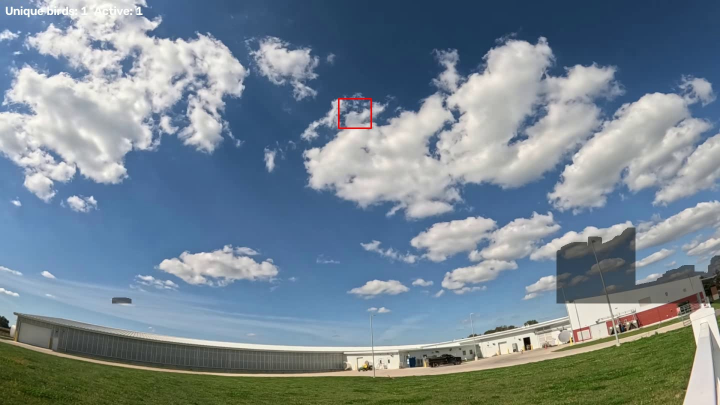
#> input picture batch_runs/test_runs/review/2026-09-29_A_busy.jpg, 1440 x 810 px (shown at 1/2 size)
$ python -i detection_v1.py   (imports and definitions only)   (older library calls are emulated)
#> lines starting #> are read from the running program, lines starting #| are printed output that depends on the picture
#> further down, picture is the input picture: shape (810, 1440, 3); mean B, G, R 145.9, 134.8, 118.5
import cv2
import json
import numpy as np
import math
import logging
import os
import pickle
import time

log = logging.getLogger("bird_counter")

# ── CPU load ───────────────────────────────────────────────────────────────────
# Multi-hour runs at OpenCV's default thread count (one per core) blue-screened the
# processing PC. 4 threads halves total CPU work for ~13% more wall time, with
# identical detections. Override with BIRD_CV_THREADS (0 = OpenCV default).
CV_THREADS = int(os.environ.get("BIRD_CV_THREADS", "4"))
# [2 lines not run here, left out]

# ── Checkpointing ──────────────────────────────────────────────────────────────
CHECKPOINT_INTERVAL_S            = 300   # save tracker state every 5 min of processing
# MOG2 can't be serialized, so on resume its background is rebuilt by replaying
# this many processed frames before the checkpoint (3x its history, so older frames
# that still weigh on the model are included too).
RESUME_WARMUP_FRAMES             = 450

# ── Profiling flag ─────────────────────────────────────────────────────────────
_PROFILE = False  # Set True to enable per-stage timing instrumentation

# ── Processing efficiency ──────────────────────────────────────────────────────
FRAME_SKIP                       = 2     # process every 2nd frame — birds visible 4+ frames still tracked
RESIZE_FACTOR                    = 0.75  # 75% scale — cuts work ~44% while keeping distant birds as 1-2px blobs

# ── Appearance filter ──────────────────────────────────────────────────────────
MIN_BIRD_AREA                    = 0      # 1px dots (very distant) pass
MAX_BIRD_AREA                    = 80000  # large nearby birds (e.g. 300×250px) pass
MIN_ASPECT_RATIO                 = 0.08   # elongated distant shapes allowed
MAX_ASPECT_RATIO                 = 12.0
MIN_BIRD_SOLIDITY                = 0.1    # tiny blobs have unreliable solidity

# Adaptive threshold — two-pass: small block for distant dots, larger for close birds
ADAPTIVE_BLOCK_SIZE              = 5      # fine-grained; catches 1-3px blobs
ADAPTIVE_C                       = 2
ADAPTIVE_BLOCK_SIZE_LARGE        = 21     # coarser; merges fragmented large-bird contours
ADAPTIVE_C_LARGE                 = 4

# ── Bird colour filter ────────────────────────────────────────────────────────
# Birds are dark (grey/black) silhouettes. The contrast check pad scales with
# blob size so large birds aren't self-cancelling.
BIRD_MAX_BLOB_VALUE              = 170   # grey-to-black birds (HSV V 0-170); bright sky is 180-240
BIRD_MIN_CONTRAST                = 20    # surround must be clearly brighter than the bird
# Minimum blob side-length (px) above which we use the large-block threshold pass
LARGE_BIRD_MIN_SIDE              = 20

# ── Cloud rejection ────────────────────────────────────────────────────────────
CLOUD_TEXTURE_THRESHOLD          = 18    # avg std-dev of local intensity
CLOUD_EDGE_DENSITY_THRESHOLD     = 0.04  # fraction of edge pixels
CLOUD_COLOR_UNIFORMITY_THRESHOLD = 22    # std-dev of HSV saturation
TEXTURE_NEIGHBORHOOD             = 7

# ── Motion (optical flow) ──────────────────────────────────────────────────────
MOTION_THRESHOLD                 = 2     # very low — catches 1px shift between frames
MIN_MOTION_PIXELS                = 1
# Farneback params tuned for tiny/distant targets
_FB_PYR_SCALE                    = 0.5
_FB_LEVELS                       = 3     # 3 levels sufficient for local patch flow; 5 was overkill
_FB_WIN_SIZE                     = 7     # small window → fine-grained local motion
_FB_ITERATIONS                   = 3
_FB_POLY_N                       = 5
_FB_POLY_SIGMA                   = 1.1
MIN_BIRD_SPEED                   = 0.1   # near-zero: distant birds barely move in px/frame
MAX_BIRD_SPEED                   = 300
# Birds change direction; clouds drift uniformly
DIRECTIONAL_CHANGE_THRESHOLD     = 0.90  # relaxed — allow more uniform movers (distant birds)

# ── Background subtraction ─────────────────────────────────────────────────────
# MOG2 background subtractor catches any pixel-level movement in the sky.
_MOG2_HISTORY                    = 150   # slightly faster model update, no accuracy impact for birds
_MOG2_VAR_THRESHOLD              = 20    # not too sensitive — avoid sensor noise
_MOG2_DETECT_SHADOWS             = False # shadow pixels would inflate counts

# ── ROI — fixed: always use top 75% of frame ──────────────────────────────────
# Dynamic horizon detection was misidentifying dense bird flocks as the horizon
# and setting the ROI above them. Fixed ROI is simpler and more reliable.
ROI_UPDATE_INTERVAL              = 50    # kept for compatibility but ROI no longer changes
ROI_SMOOTHING_FACTOR             = 0.5
INITIAL_ROI_BOTTOM_PERCENTAGE    = 75    # fixed at 75% from top
ROI_MIN_PCT                      = 75.0  # min == max == fixed value
ROI_MAX_PCT                      = 75.0

# ── Temporal confirmation (tracker) ───────────────────────────────────────────
MIN_MOVEMENT_DISTANCE            = 6     # restored — 4px total across track lifetime
MIN_FLIGHT_DURATION              = 4     # restored original
MAX_MATCHING_DISTANCE            = 60    # px; large nearby birds move fast between frames
MAX_MATCHING_DISTANCE_CONFIRMED  = 120   # wider re-match for confirmed birds that briefly disappear
MAX_STATIONARY_FRAMES            = 8     # must survive enough gaps for intermittent far-bird detections
MAX_STATIONARY_FRAMES_CONFIRMED  = 20


# ── Helpers ────────────────────────────────────────────────────────────────────

def calculate_object_solidity(contour):
    area = cv2.contourArea(contour)
    hull = cv2.convexHull(contour)
    hull_area = cv2.contourArea(hull)
    return float(area) / hull_area if hull_area > 0 else 0.0


# [113 lines left out: functions analyze_and_set_roi, is_sky_color, not called in this run]


def is_likely_cloud(frame, bbox, gray_roi=None, hsv_roi=None):
    """
    Multi-feature cloud rejection from the paper: simultaneously checks low
    texture variation, low edge density, and high colour uniformity — all
    characteristic of diffuse cloud surfaces rather than bird silhouettes.

    gray_roi: optional precomputed grayscale of roi_bgr (same spatial extent as frame).
    hsv_roi:  optional precomputed HSV of roi_bgr (same spatial extent as frame).
    When provided, patches are sliced from the precomputed arrays instead of re-converting.
    """
    x, y, w, h = bbox
    # Only run for regions large enough to be clouds; tiny blobs are never clouds
    if w < 8 or h < 8:
        return False
    fh, fw = frame.shape[:2]
    x  = max(0, x)
    y  = max(0, y)
    x2 = min(fw, x + w)
    y2 = min(fh, y + h)
    if x2 <= x or y2 <= y:
        return False

    # Grayscale patch
    if gray_roi is not None:
        gh, gw = gray_roi.shape[:2]
        gx1 = max(0, min(x, gw - 1))
        gy1 = max(0, min(y, gh - 1))
        gx2 = max(0, min(x2, gw))
        gy2 = max(0, min(y2, gh))
        if gx2 <= gx1 or gy2 <= gy1:
            return False
        gray_r = gray_roi[gy1:gy2, gx1:gx2]
    else:
        region = frame[y:y2, x:x2]
        if region.size == 0:
            return False
        gray_r = cv2.cvtColor(region, cv2.COLOR_BGR2GRAY)

    if gray_r.size == 0:
        return False

    # Texture: average local standard deviation
    k = np.ones((TEXTURE_NEIGHBORHOOD, TEXTURE_NEIGHBORHOOD), np.float32) / (TEXTURE_NEIGHBORHOOD ** 2)
    gf = gray_r.astype(np.float32)
    local_mean     = cv2.filter2D(gf, -1, k)
    local_sqr_mean = cv2.filter2D(gf ** 2, -1, k)
    variance       = np.clip(local_sqr_mean - local_mean ** 2, 0, None)
    avg_texture    = float(np.mean(np.sqrt(variance)))

    # Colour uniformity: std-dev of HSV saturation
    if hsv_roi is not None:
        hh, hw = hsv_roi.shape[:2]
        hx1 = max(0, min(x, hw - 1))
        hy1 = max(0, min(y, hh - 1))
        hx2 = max(0, min(x2, hw))
        hy2 = max(0, min(y2, hh))
        if hx2 <= hx1 or hy2 <= hy1:
            color_std = 0.0
        else:
            hsv_patch = hsv_roi[hy1:hy2, hx1:hx2]
            color_std = float(np.std(hsv_patch[:, :, 1])) if hsv_patch.size > 0 else 0.0
    else:
        region = frame[y:y2, x:x2]
        if region.size == 0:
            return False
        hsv_r    = cv2.cvtColor(region, cv2.COLOR_BGR2HSV)
        color_std = float(np.std(hsv_r[:, :, 1]))

    # Edge density
    edges        = cv2.Canny(gray_r, 50, 150)
    edge_density = np.count_nonzero(edges) / max(1, gray_r.size)

    return (avg_texture < CLOUD_TEXTURE_THRESHOLD
            and color_std < CLOUD_COLOR_UNIFORMITY_THRESHOLD
            and edge_density < CLOUD_EDGE_DENSITY_THRESHOLD)


def is_dark_against_sky(roi_bgr, bbox, gray_roi=None, hsv_roi=None):
    """
    Return True only if the blob is a dark (grey/black) object against a brighter sky.

    Fast path: use precomputed gray_roi for the cheap brightness gate, then slice
    directly from precomputed hsv_roi for the contrast check — avoids any BGR→HSV
    conversion per contour. The surround is sampled as four thin border strips around
    the blob rather than a masked ring, which is ~10× faster than numpy boolean masking.
    """
    x, y, w, h = bbox
    fh, fw = roi_bgr.shape[:2]
    x1 = max(0, x)
    y1 = max(0, y)
    x2 = min(fw, x + max(1, w))
    y2 = min(fh, y + max(1, h))
    if x2 <= x1 or y2 <= y1:
        return False

    # --- Cheap gray pre-check ---
    if gray_roi is not None:
        gh, gw = gray_roi.shape[:2]
        gx1 = max(0, min(x1, gw - 1))
        gy1 = max(0, min(y1, gh - 1))
        gx2 = max(gx1 + 1, min(x2, gw))
        gy2 = max(gy1 + 1, min(y2, gh))
        blob_gray = gray_roi[gy1:gy2, gx1:gx2]
        if blob_gray.size > 0 and float(np.mean(blob_gray)) > BIRD_MAX_BLOB_VALUE:
            return False

    # --- Blob HSV value ---
    if hsv_roi is not None:
        hh, hw = hsv_roi.shape[:2]
        hx1 = max(0, min(x1, hw - 1))
        hy1 = max(0, min(y1, hh - 1))
        hx2 = max(hx1 + 1, min(x2, hw))
        hy2 = max(hy1 + 1, min(y2, hh))
        blob_v = hsv_roi[hy1:hy2, hx1:hx2, 2]
        blob_val = float(np.mean(blob_v)) if blob_v.size > 0 else 255.0
    else:
        blob_region = roi_bgr[y1:y2, x1:x2]
        if blob_region.size == 0:
            return False
        blob_val = float(np.mean(cv2.cvtColor(blob_region, cv2.COLOR_BGR2HSV)[:, :, 2]))

    if blob_val > BIRD_MAX_BLOB_VALUE:
        return False

    # --- Surround brightness via four border strips (no masking needed) ---
    pad = max(6, int(max(w, h) * 0.20))
    sx1 = max(0, x1 - pad)
    sy1 = max(0, y1 - pad)
    sx2 = min(fw, x2 + pad)
    sy2 = min(fh, y2 + pad)

    if hsv_roi is not None:
        hh, hw = hsv_roi.shape[:2]
        # Clamp surround to hsv_roi bounds
        hsx1 = max(0, min(sx1, hw - 1))
        hsy1 = max(0, min(sy1, hh - 1))
        hsx2 = max(hsx1 + 1, min(sx2, hw))
        hsy2 = max(hsy1 + 1, min(sy2, hh))
        hx1c = max(0, min(x1, hw - 1))
        hy1c = max(0, min(y1, hh - 1))
        hx2c = max(hx1c + 1, min(x2, hw))
        hy2c = max(hy1c + 1, min(y2, hh))
        # Four strips: top, bottom, left, right (may overlap at corners but that's fine)
        strips = []
        if hsy1 < hy1c:
            strips.append(hsv_roi[hsy1:hy1c, hsx1:hsx2, 2].ravel())
        if hy2c < hsy2:
            strips.append(hsv_roi[hy2c:hsy2, hsx1:hsx2, 2].ravel())
        if hsx1 < hx1c:
            strips.append(hsv_roi[hsy1:hsy2, hsx1:hx1c, 2].ravel())
        if hx2c < hsx2:
            strips.append(hsv_roi[hsy1:hsy2, hx2c:hsx2, 2].ravel())
        if not strips:
            return blob_val < BIRD_MAX_BLOB_VALUE
        outer_vals = np.concatenate(strips)
    else:
        full_patch = roi_bgr[sy1:sy2, sx1:sx2]
        if full_patch.size == 0:
            return blob_val < BIRD_MAX_BLOB_VALUE
        full_hsv = cv2.cvtColor(full_patch, cv2.COLOR_BGR2HSV)
        iy1 = y1 - sy1; ix1 = x1 - sx1
        iy2 = iy1 + (y2 - y1); ix2 = ix1 + (x2 - x1)
        mask = np.ones(full_patch.shape[:2], dtype=bool)
        mask[max(0,iy1):iy2, max(0,ix1):ix2] = False
        outer_vals = full_hsv[:, :, 2][mask]

    if outer_vals.size == 0:
        return blob_val < BIRD_MAX_BLOB_VALUE

    surround_val = float(np.percentile(outer_vals, 85))
    return (surround_val - blob_val) >= BIRD_MIN_CONTRAST


# ── MOG2 foreground mask → detections ─────────────────────────────────────────

# [38 lines left out: function _extract_mog_detections, not called in this run]


# ── Appearance-based detection ─────────────────────────────────────────────────

def detect_birds_in_frame(frame, frame_height=None, detection_boundary=None, threshold=None):
    """
    Adaptive-threshold pipeline (best strategy per paper).
    1. Crop to ROI (sky region).
    2. Gaussian blur → adaptive Gaussian threshold (or fixed if supplied).
    3. Contour extraction with size / aspect-ratio / solidity / cloud filters.

    A second pass with coarse block and two upscale passes (1.5×, 2.0×) are run
    to catch birds that are too small to survive contour extraction at normal scale.

    Optimization: gray_roi is computed once before the passes and reused.
    For scaled passes, the precomputed gray is resized rather than re-converting BGR.
    """
    if frame_height is None:
        frame_height = frame.shape[0]
    if detection_boundary is None:
        detection_boundary = int(frame_height * INITIAL_ROI_BOTTOM_PERCENTAGE / 100)

    roi = frame[:detection_boundary, :]
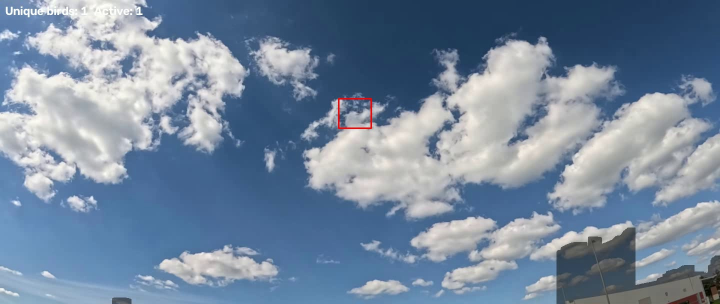
#> roi: shape (607, 1440, 3) (shown at 1/2 size); mean B, G, R 158.9, 137.1, 118.5

    # Precompute gray and HSV once for the entire ROI — reused across all passes
    gray_roi_base = cv2.cvtColor(roi, cv2.COLOR_BGR2GRAY)
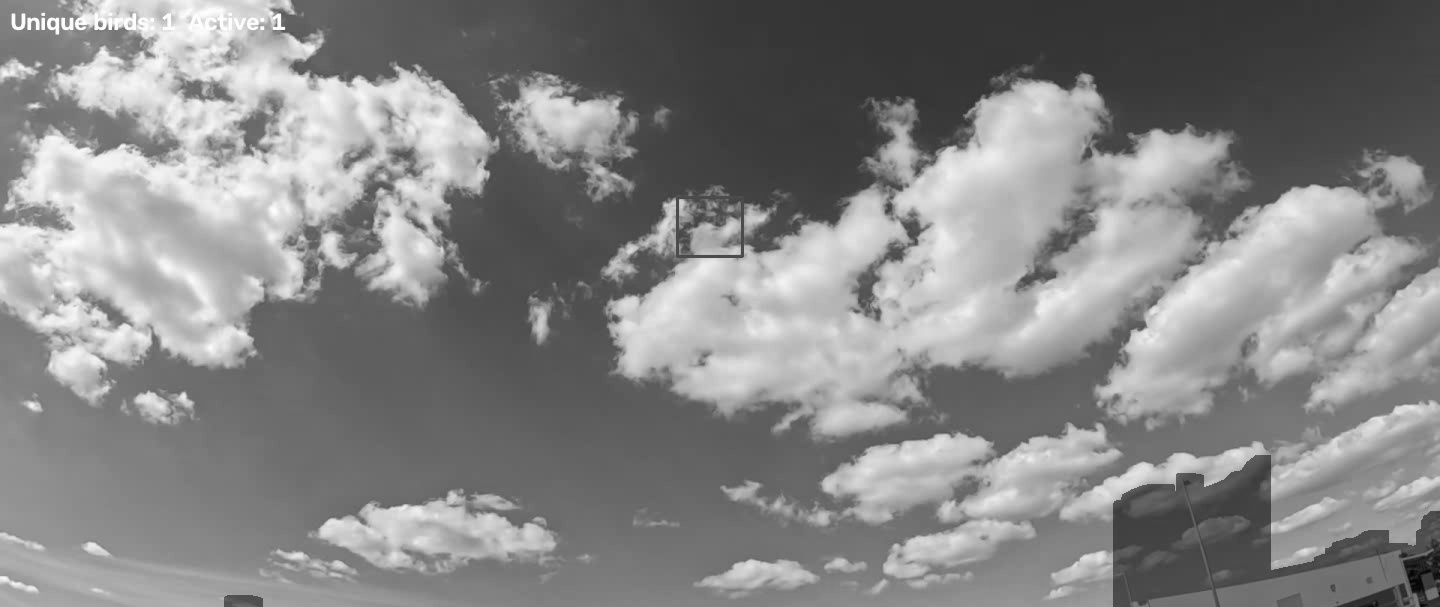
#> gray_roi_base: shape (607, 1440); min 2, max 255, mean 134
    hsv_roi_base  = cv2.cvtColor(roi, cv2.COLOR_BGR2HSV)
#> hsv_roi_base: shape (607, 1440, 3); mean H, S, V 92.5, 79.6, 160.2
#> (the rest of the program and of its run is left out)
